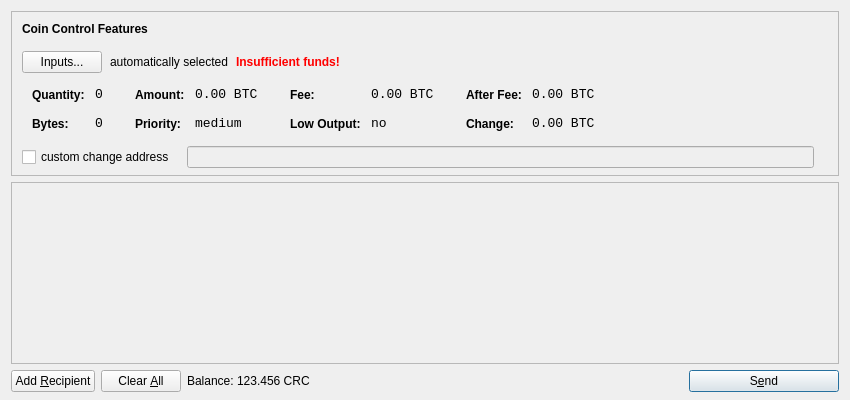
<?xml version="1.0" encoding="UTF-8"?>
<ui version="4.0">
 <class>SendCoinsDialog</class>
 <widget class="QDialog" name="SendCoinsDialog">
  <property name="geometry">
   <rect>
    <x>0</x>
    <y>0</y>
    <width>850</width>
    <height>400</height>
   </rect>
  </property>
  <property name="windowTitle">
   <string>Send Coins</string>
  </property>
  <layout class="QVBoxLayout" name="verticalLayout" stretch="0,1,0">
   <property name="bottomMargin">
    <number>8</number>
   </property>
   <item>
    <widget class="QFrame" name="frameCoinControl">
     <property name="sizePolicy">
      <sizepolicy hsizetype="Expanding" vsizetype="Expanding">
       <horstretch>0</horstretch>
       <verstretch>0</verstretch>
      </sizepolicy>
     </property>
     <property name="maximumSize">
      <size>
       <width>16777215</width>
       <height>16777215</height>
      </size>
     </property>
     <property name="frameShape">
      <enum>QFrame::StyledPanel</enum>
     </property>
     <property name="frameShadow">
      <enum>QFrame::Sunken</enum>
     </property>
     <layout class="QVBoxLayout" name="verticalLayoutCoinControl2">
      <property name="spacing">
       <number>-1</number>
      </property>
      <property name="leftMargin">
       <number>0</number>
      </property>
      <property name="topMargin">
       <number>0</number>
      </property>
      <property name="rightMargin">
       <number>0</number>
      </property>
      <property name="bottomMargin">
       <number>6</number>
      </property>
      <item>
       <layout class="QVBoxLayout" name="verticalLayoutCoinControl" stretch="0,0,0,0,1">
        <property name="spacing">
         <number>0</number>
        </property>
        <property name="leftMargin">
         <number>10</number>
        </property>
        <property name="topMargin">
         <number>10</number>
        </property>
        <item>
         <layout class="QHBoxLayout" name="horizontalLayoutCoinControl1">
          <property name="bottomMargin">
           <number>15</number>
          </property>
          <item>
           <widget class="QLabel" name="labelCoinControlFeatures">
            <property name="sizePolicy">
             <sizepolicy hsizetype="Preferred" vsizetype="Maximum">
              <horstretch>0</horstretch>
              <verstretch>0</verstretch>
             </sizepolicy>
            </property>
            <property name="font">
             <font>
              <weight>75</weight>
              <bold>true</bold>
             </font>
            </property>
            <property name="styleSheet">
             <string notr="true">font-weight:bold;</string>
            </property>
            <property name="text">
             <string>Coin Control Features</string>
            </property>
           </widget>
          </item>
         </layout>
        </item>
        <item>
         <layout class="QHBoxLayout" name="horizontalLayoutCoinControl2" stretch="0,0,0,0">
          <property name="spacing">
           <number>8</number>
          </property>
          <property name="bottomMargin">
           <number>10</number>
          </property>
          <item>
           <widget class="QPushButton" name="pushButtonCoinControl">
            <property name="styleSheet">
             <string notr="true"/>
            </property>
            <property name="text">
             <string>Inputs...</string>
            </property>
           </widget>
          </item>
          <item>
           <widget class="QLabel" name="labelCoinControlAutomaticallySelected">
            <property name="text">
             <string>automatically selected</string>
            </property>
            <property name="margin">
             <number>5</number>
            </property>
           </widget>
          </item>
          <item>
           <widget class="QLabel" name="labelCoinControlInsuffFunds">
            <property name="font">
             <font>
              <weight>75</weight>
              <bold>true</bold>
             </font>
            </property>
            <property name="styleSheet">
             <string notr="true">color:red;font-weight:bold;</string>
            </property>
            <property name="text">
             <string>Insufficient funds!</string>
            </property>
            <property name="margin">
             <number>5</number>
            </property>
           </widget>
          </item>
          <item>
           <spacer name="horizontalSpacerCoinControl">
            <property name="orientation">
             <enum>Qt::Horizontal</enum>
            </property>
            <property name="sizeHint" stdset="0">
             <size>
              <width>40</width>
              <height>1</height>
             </size>
            </property>
           </spacer>
          </item>
         </layout>
        </item>
        <item>
         <widget class="QWidget" name="widgetCoinControl" native="true">
          <property name="sizePolicy">
           <sizepolicy hsizetype="Preferred" vsizetype="Preferred">
            <horstretch>0</horstretch>
            <verstretch>0</verstretch>
           </sizepolicy>
          </property>
          <property name="minimumSize">
           <size>
            <width>0</width>
            <height>0</height>
           </size>
          </property>
          <property name="styleSheet">
           <string notr="true"/>
          </property>
          <layout class="QHBoxLayout" name="horizontalLayoutCoinControl5">
           <property name="margin">
            <number>0</number>
           </property>
           <item>
            <layout class="QHBoxLayout" name="horizontalLayoutCoinControl3" stretch="0,0,0,1">
             <property name="spacing">
              <number>20</number>
             </property>
             <property name="topMargin">
              <number>0</number>
             </property>
             <property name="bottomMargin">
              <number>10</number>
             </property>
             <item>
              <layout class="QFormLayout" name="formLayoutCoinControl1">
               <property name="horizontalSpacing">
                <number>10</number>
               </property>
               <property name="verticalSpacing">
                <number>14</number>
               </property>
               <property name="leftMargin">
                <number>10</number>
               </property>
               <property name="topMargin">
                <number>4</number>
               </property>
               <property name="rightMargin">
                <number>6</number>
               </property>
               <item row="0" column="0">
                <widget class="QLabel" name="labelCoinControlQuantityText">
                 <property name="styleSheet">
                  <string notr="true">font-weight:bold;</string>
                 </property>
                 <property name="text">
                  <string>Quantity:</string>
                 </property>
                 <property name="margin">
                  <number>0</number>
                 </property>
                </widget>
               </item>
               <item row="0" column="1">
                <widget class="QLabel" name="labelCoinControlQuantity">
                 <property name="font">
                  <font>
                   <family>Monospace</family>
                   <pointsize>10</pointsize>
                  </font>
                 </property>
                 <property name="cursor">
                  <cursorShape>IBeamCursor</cursorShape>
                 </property>
                 <property name="contextMenuPolicy">
                  <enum>Qt::ActionsContextMenu</enum>
                 </property>
                 <property name="text">
                  <string notr="true">0</string>
                 </property>
                 <property name="margin">
                  <number>0</number>
                 </property>
                 <property name="textInteractionFlags">
                  <set>Qt::LinksAccessibleByMouse|Qt::TextSelectableByKeyboard|Qt::TextSelectableByMouse</set>
                 </property>
                </widget>
               </item>
               <item row="1" column="0">
                <widget class="QLabel" name="labelCoinControlBytesText">
                 <property name="styleSheet">
                  <string notr="true">font-weight:bold;</string>
                 </property>
                 <property name="text">
                  <string>Bytes:</string>
                 </property>
                </widget>
               </item>
               <item row="1" column="1">
                <widget class="QLabel" name="labelCoinControlBytes">
                 <property name="font">
                  <font>
                   <family>Monospace</family>
                   <pointsize>10</pointsize>
                  </font>
                 </property>
                 <property name="cursor">
                  <cursorShape>IBeamCursor</cursorShape>
                 </property>
                 <property name="contextMenuPolicy">
                  <enum>Qt::ActionsContextMenu</enum>
                 </property>
                 <property name="text">
                  <string notr="true">0</string>
                 </property>
                 <property name="textInteractionFlags">
                  <set>Qt::LinksAccessibleByMouse|Qt::TextSelectableByKeyboard|Qt::TextSelectableByMouse</set>
                 </property>
                </widget>
               </item>
              </layout>
             </item>
             <item>
              <layout class="QFormLayout" name="formLayoutCoinControl2">
               <property name="horizontalSpacing">
                <number>10</number>
               </property>
               <property name="verticalSpacing">
                <number>14</number>
               </property>
               <property name="leftMargin">
                <number>6</number>
               </property>
               <property name="topMargin">
                <number>4</number>
               </property>
               <property name="rightMargin">
                <number>6</number>
               </property>
               <item row="0" column="0">
                <widget class="QLabel" name="labelCoinControlAmountText">
                 <property name="styleSheet">
                  <string notr="true">font-weight:bold;</string>
                 </property>
                 <property name="text">
                  <string>Amount:</string>
                 </property>
                 <property name="margin">
                  <number>0</number>
                 </property>
                </widget>
               </item>
               <item row="0" column="1">
                <widget class="QLabel" name="labelCoinControlAmount">
                 <property name="font">
                  <font>
                   <family>Monospace</family>
                   <pointsize>10</pointsize>
                  </font>
                 </property>
                 <property name="cursor">
                  <cursorShape>IBeamCursor</cursorShape>
                 </property>
                 <property name="contextMenuPolicy">
                  <enum>Qt::ActionsContextMenu</enum>
                 </property>
                 <property name="text">
                  <string notr="true">0.00 BTC</string>
                 </property>
                 <property name="textInteractionFlags">
                  <set>Qt::LinksAccessibleByMouse|Qt::TextSelectableByKeyboard|Qt::TextSelectableByMouse</set>
                 </property>
                </widget>
               </item>
               <item row="1" column="0">
                <widget class="QLabel" name="labelCoinControlPriorityText">
                 <property name="styleSheet">
                  <string notr="true">font-weight:bold;</string>
                 </property>
                 <property name="text">
                  <string>Priority:</string>
                 </property>
                </widget>
               </item>
               <item row="1" column="1">
                <widget class="QLabel" name="labelCoinControlPriority">
                 <property name="font">
                  <font>
                   <family>Monospace</family>
                   <pointsize>10</pointsize>
                  </font>
                 </property>
                 <property name="cursor">
                  <cursorShape>IBeamCursor</cursorShape>
                 </property>
                 <property name="contextMenuPolicy">
                  <enum>Qt::ActionsContextMenu</enum>
                 </property>
                 <property name="text">
                  <string>medium</string>
                 </property>
                 <property name="textInteractionFlags">
                  <set>Qt::LinksAccessibleByMouse|Qt::TextSelectableByKeyboard|Qt::TextSelectableByMouse</set>
                 </property>
                </widget>
               </item>
              </layout>
             </item>
             <item>
              <layout class="QFormLayout" name="formLayoutCoinControl3">
               <property name="horizontalSpacing">
                <number>10</number>
               </property>
               <property name="verticalSpacing">
                <number>14</number>
               </property>
               <property name="leftMargin">
                <number>6</number>
               </property>
               <property name="topMargin">
                <number>4</number>
               </property>
               <property name="rightMargin">
                <number>6</number>
               </property>
               <item row="0" column="0">
                <widget class="QLabel" name="labelCoinControlFeeText">
                 <property name="styleSheet">
                  <string notr="true">font-weight:bold;</string>
                 </property>
                 <property name="text">
                  <string>Fee:</string>
                 </property>
                 <property name="margin">
                  <number>0</number>
                 </property>
                </widget>
               </item>
               <item row="0" column="1">
                <widget class="QLabel" name="labelCoinControlFee">
                 <property name="font">
                  <font>
                   <family>Monospace</family>
                   <pointsize>10</pointsize>
                  </font>
                 </property>
                 <property name="cursor">
                  <cursorShape>IBeamCursor</cursorShape>
                 </property>
                 <property name="contextMenuPolicy">
                  <enum>Qt::ActionsContextMenu</enum>
                 </property>
                 <property name="text">
                  <string notr="true">0.00 BTC</string>
                 </property>
                 <property name="textInteractionFlags">
                  <set>Qt::LinksAccessibleByMouse|Qt::TextSelectableByKeyboard|Qt::TextSelectableByMouse</set>
                 </property>
                </widget>
               </item>
               <item row="1" column="0">
                <widget class="QLabel" name="labelCoinControlLowOutputText">
                 <property name="styleSheet">
                  <string notr="true">font-weight:bold;</string>
                 </property>
                 <property name="text">
                  <string>Low Output:</string>
                 </property>
                </widget>
               </item>
               <item row="1" column="1">
                <widget class="QLabel" name="labelCoinControlLowOutput">
                 <property name="font">
                  <font>
                   <family>Monospace</family>
                   <pointsize>10</pointsize>
                  </font>
                 </property>
                 <property name="cursor">
                  <cursorShape>IBeamCursor</cursorShape>
                 </property>
                 <property name="contextMenuPolicy">
                  <enum>Qt::ActionsContextMenu</enum>
                 </property>
                 <property name="text">
                  <string>no</string>
                 </property>
                 <property name="textInteractionFlags">
                  <set>Qt::LinksAccessibleByMouse|Qt::TextSelectableByKeyboard|Qt::TextSelectableByMouse</set>
                 </property>
                </widget>
               </item>
              </layout>
             </item>
             <item>
              <layout class="QFormLayout" name="formLayoutCoinControl4">
               <property name="horizontalSpacing">
                <number>10</number>
               </property>
               <property name="verticalSpacing">
                <number>14</number>
               </property>
               <property name="leftMargin">
                <number>6</number>
               </property>
               <property name="topMargin">
                <number>4</number>
               </property>
               <property name="rightMargin">
                <number>6</number>
               </property>
               <item row="0" column="0">
                <widget class="QLabel" name="labelCoinControlAfterFeeText">
                 <property name="styleSheet">
                  <string notr="true">font-weight:bold;</string>
                 </property>
                 <property name="text">
                  <string>After Fee:</string>
                 </property>
                 <property name="margin">
                  <number>0</number>
                 </property>
                </widget>
               </item>
               <item row="0" column="1">
                <widget class="QLabel" name="labelCoinControlAfterFee">
                 <property name="font">
                  <font>
                   <family>Monospace</family>
                   <pointsize>10</pointsize>
                  </font>
                 </property>
                 <property name="cursor">
                  <cursorShape>IBeamCursor</cursorShape>
                 </property>
                 <property name="contextMenuPolicy">
                  <enum>Qt::ActionsContextMenu</enum>
                 </property>
                 <property name="text">
                  <string notr="true">0.00 BTC</string>
                 </property>
                 <property name="textInteractionFlags">
                  <set>Qt::LinksAccessibleByMouse|Qt::TextSelectableByKeyboard|Qt::TextSelectableByMouse</set>
                 </property>
                </widget>
               </item>
               <item row="1" column="0">
                <widget class="QLabel" name="labelCoinControlChangeText">
                 <property name="styleSheet">
                  <string notr="true">font-weight:bold;</string>
                 </property>
                 <property name="text">
                  <string>Change:</string>
                 </property>
                </widget>
               </item>
               <item row="1" column="1">
                <widget class="QLabel" name="labelCoinControlChange">
                 <property name="font">
                  <font>
                   <family>Monospace</family>
                   <pointsize>10</pointsize>
                  </font>
                 </property>
                 <property name="cursor">
                  <cursorShape>IBeamCursor</cursorShape>
                 </property>
                 <property name="contextMenuPolicy">
                  <enum>Qt::ActionsContextMenu</enum>
                 </property>
                 <property name="text">
                  <string notr="true">0.00 BTC</string>
                 </property>
                 <property name="textInteractionFlags">
                  <set>Qt::LinksAccessibleByMouse|Qt::TextSelectableByKeyboard|Qt::TextSelectableByMouse</set>
                 </property>
                </widget>
               </item>
              </layout>
             </item>
            </layout>
           </item>
          </layout>
         </widget>
        </item>
        <item>
         <layout class="QHBoxLayout" name="horizontalLayoutCoinControl4" stretch="0,0,0">
          <property name="spacing">
           <number>12</number>
          </property>
          <property name="sizeConstraint">
           <enum>QLayout::SetDefaultConstraint</enum>
          </property>
          <property name="topMargin">
           <number>5</number>
          </property>
          <property name="rightMargin">
           <number>5</number>
          </property>
          <item>
           <widget class="QCheckBox" name="checkBoxCoinControlChange">
            <property name="text">
             <string>custom change address</string>
            </property>
           </widget>
          </item>
          <item>
           <widget class="QLineEdit" name="lineEditCoinControlChange">
            <property name="enabled">
             <bool>false</bool>
            </property>
            <property name="sizePolicy">
             <sizepolicy hsizetype="Expanding" vsizetype="Fixed">
              <horstretch>0</horstretch>
              <verstretch>0</verstretch>
             </sizepolicy>
            </property>
           </widget>
          </item>
          <item>
           <widget class="QLabel" name="labelCoinControlChangeLabel">
            <property name="sizePolicy">
             <sizepolicy hsizetype="Preferred" vsizetype="Expanding">
              <horstretch>0</horstretch>
              <verstretch>0</verstretch>
             </sizepolicy>
            </property>
            <property name="minimumSize">
             <size>
              <width>0</width>
              <height>0</height>
             </size>
            </property>
            <property name="text">
             <string/>
            </property>
            <property name="margin">
             <number>3</number>
            </property>
           </widget>
          </item>
         </layout>
        </item>
        <item>
         <spacer name="verticalSpacerCoinControl">
          <property name="orientation">
           <enum>Qt::Vertical</enum>
          </property>
          <property name="sizeHint" stdset="0">
           <size>
            <width>800</width>
            <height>1</height>
           </size>
          </property>
         </spacer>
        </item>
       </layout>
      </item>
     </layout>
    </widget>
   </item>
   <item>
    <widget class="QScrollArea" name="scrollArea">
     <property name="widgetResizable">
      <bool>true</bool>
     </property>
     <widget class="QWidget" name="scrollAreaWidgetContents">
      <property name="geometry">
       <rect>
        <x>0</x>
        <y>0</y>
        <width>830</width>
        <height>165</height>
       </rect>
      </property>
      <layout class="QVBoxLayout" name="verticalLayout_2">
       <property name="margin">
        <number>0</number>
       </property>
       <item>
        <layout class="QVBoxLayout" name="entries">
         <property name="spacing">
          <number>6</number>
         </property>
        </layout>
       </item>
       <item>
        <spacer name="verticalSpacer">
         <property name="orientation">
          <enum>Qt::Vertical</enum>
         </property>
         <property name="sizeHint" stdset="0">
          <size>
           <width>20</width>
           <height>40</height>
          </size>
         </property>
        </spacer>
       </item>
      </layout>
     </widget>
    </widget>
   </item>
   <item>
    <layout class="QHBoxLayout" name="horizontalLayout">
     <item>
      <widget class="QPushButton" name="addButton">
       <property name="toolTip">
        <string>Send to multiple recipients at once</string>
       </property>
       <property name="text">
        <string>Add &amp;Recipient</string>
       </property>
       <property name="icon">
        <iconset resource="../bitcoin.qrc">
         <normaloff>:/icons/add</normaloff>:/icons/add</iconset>
       </property>
       <property name="autoDefault">
        <bool>false</bool>
       </property>
      </widget>
     </item>
     <item>
      <widget class="QPushButton" name="clearButton">
       <property name="sizePolicy">
        <sizepolicy hsizetype="Minimum" vsizetype="Fixed">
         <horstretch>0</horstretch>
         <verstretch>0</verstretch>
        </sizepolicy>
       </property>
       <property name="toolTip">
        <string>Remove all transaction fields</string>
       </property>
       <property name="text">
        <string>Clear &amp;All</string>
       </property>
       <property name="icon">
        <iconset resource="../bitcoin.qrc">
         <normaloff>:/icons/remove</normaloff>:/icons/remove</iconset>
       </property>
       <property name="autoRepeatDelay">
        <number>300</number>
       </property>
       <property name="autoDefault">
        <bool>false</bool>
       </property>
      </widget>
     </item>
     <item>
      <layout class="QHBoxLayout" name="horizontalLayout_2">
       <property name="spacing">
        <number>3</number>
       </property>
       <item>
        <widget class="QLabel" name="label">
         <property name="text">
          <string>Balance:</string>
         </property>
        </widget>
       </item>
       <item>
        <widget class="QLabel" name="labelBalance">
         <property name="cursor">
          <cursorShape>IBeamCursor</cursorShape>
         </property>
         <property name="text">
          <string>123.456 CRC</string>
         </property>
         <property name="textInteractionFlags">
          <set>Qt::LinksAccessibleByMouse|Qt::TextSelectableByKeyboard|Qt::TextSelectableByMouse</set>
         </property>
        </widget>
       </item>
      </layout>
     </item>
     <item>
      <spacer name="horizontalSpacer">
       <property name="orientation">
        <enum>Qt::Horizontal</enum>
       </property>
       <property name="sizeHint" stdset="0">
        <size>
         <width>40</width>
         <height>20</height>
        </size>
       </property>
      </spacer>
     </item>
     <item>
      <widget class="QPushButton" name="sendButton">
       <property name="minimumSize">
        <size>
         <width>150</width>
         <height>0</height>
        </size>
       </property>
       <property name="toolTip">
        <string>Confirm the send action</string>
       </property>
       <property name="text">
        <string>S&amp;end</string>
       </property>
       <property name="icon">
        <iconset resource="../bitcoin.qrc">
         <normaloff>:/icons/send</normaloff>:/icons/send</iconset>
       </property>
       <property name="default">
        <bool>true</bool>
       </property>
      </widget>
     </item>
    </layout>
   </item>
  </layout>
 </widget>
 <resources>
  <include location="../bitcoin.qrc"/>
 </resources>
 <connections/>
</ui>
